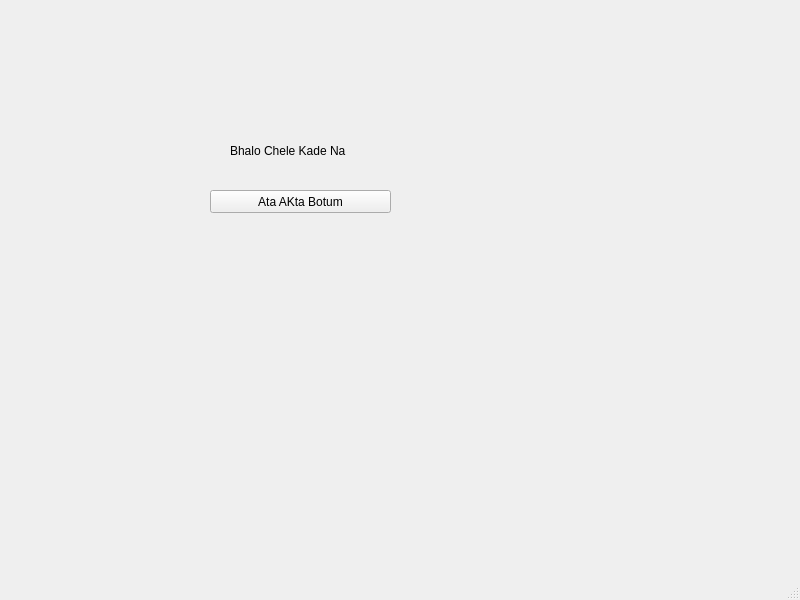
<?xml version="1.0" encoding="UTF-8"?>
<ui version="4.0">
 <class>Flies</class>
 <widget class="QMainWindow" name="Flies">
  <property name="geometry">
   <rect>
    <x>0</x>
    <y>0</y>
    <width>800</width>
    <height>600</height>
   </rect>
  </property>
  <property name="windowTitle">
   <string>Flies</string>
  </property>
  <widget class="QWidget" name="centralwidget">
   <widget class="QLabel" name="label">
    <property name="geometry">
     <rect>
      <x>230</x>
      <y>110</y>
      <width>161</width>
      <height>81</height>
     </rect>
    </property>
    <property name="text">
     <string>Bhalo Chele Kade Na</string>
    </property>
   </widget>
   <widget class="QPushButton" name="pushButton">
    <property name="geometry">
     <rect>
      <x>210</x>
      <y>190</y>
      <width>181</width>
      <height>23</height>
     </rect>
    </property>
    <property name="text">
     <string>Ata AKta Botum</string>
    </property>
   </widget>
  </widget>
  <widget class="QMenuBar" name="menubar">
   <property name="geometry">
    <rect>
     <x>0</x>
     <y>0</y>
     <width>800</width>
     <height>20</height>
    </rect>
   </property>
  </widget>
  <widget class="QStatusBar" name="statusbar"/>
 </widget>
 <resources/>
 <connections/>
</ui>
